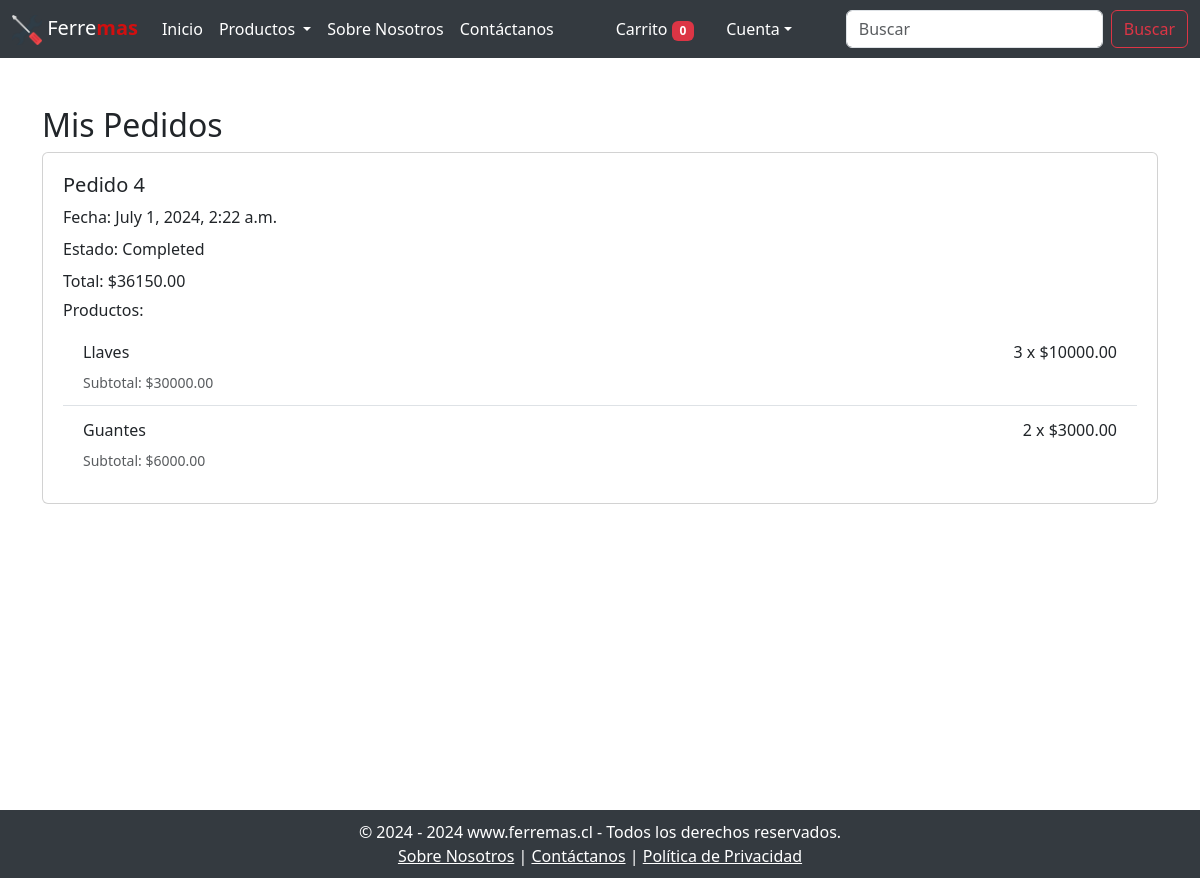
Page /profile/orders/ (signed in) on the committed database.
### core/models.py (models this page shows, shortened)
class Order(models.Model):
    user = models.ForeignKey(User, related_name='orders', on_delete=models.CASCADE)
    total_amount = models.DecimalField(max_digits=10, decimal_places=2)
    status = models.CharField(max_length=20, choices=[('pending', 'Pending'), ('completed', 'Completed')], default='pending')
    created_at = models.DateTimeField(auto_now_add=True)
    paypal_payment_id = models.CharField(max_length=100, blank=True, null=True)  # Agregar este campo

class OrderItem(models.Model):
    order = models.ForeignKey(Order, related_name='items', on_delete=models.CASCADE)
    product = models.ForeignKey(Product, on_delete=models.CASCADE)
    quantity = models.IntegerField()
    price = models.FloatField()

class Product(models.Model):
    category = models.ForeignKey(Category, related_name='products', on_delete=models.CASCADE)
    title = models.CharField(max_length=100)
    description = models.TextField()
    price = models.DecimalField(max_digits=10, decimal_places=2, default=0.0)
    discounted_price = models.DecimalField(max_digits=10, decimal_places=2, null=True, blank=True)
    product_image = models.ImageField(upload_to='products/', null=True, blank=True)

### core/views.py (the view)
# urls.py: path('profile/orders/', views.profile_orders, name='profile_orders'),
@login_required
def profile_orders(request):
    orders = Order.objects.filter(user=request.user).order_by('-created_at')
    order_details = []
    for order in orders:
        items = order.items.all()  # Utilizando el related_name 'items'
        product_details = {item.product.title: {'quantity': item.quantity, 'price': item.price, 'subtotal': item.quantity * item.price, 'item': item} for item in items}
        order_details.append({'order': order, 'product_details': product_details})
    return render(request, 'app/profile_orders.html', {'order_details': order_details})

### core/context_processors.py (called while the page is built)
def cart_item_count(request):
    if request.user.is_authenticated:
        cart_count = Cart.objects.filter(user=request.user).count()
    else:
        cart_count = 0
    return {'totalitems': cart_count}

### core/templates/app/profile_orders.html (shortened to what this page needs)
{% extends 'app/base.html' %}
{% load static %}
{% block main-content %}
<div class="container mt-5">
    <h2>Mis Pedidos</h2>
    {% if order_details %}
        {% for order_detail in order_details %}
            <div class="card mb-3">
                <div class="card-body">
                    <h5 class="card-title">Pedido {{ order_detail.order.id }}</h5>
                    <p class="card-text">Fecha: {{ order_detail.order.created_at }}</p>
                    <p class="card-text">Estado: {{ order_detail.order.get_status_display }}</p>
                    <p class="card-text">Total: ${{ order_detail.order.total_amount|floatformat:2 }}</p>
                    <h6>Productos:</h6>
                    <ul class="list-group list-group-flush">
                        {% for title, details in order_detail.product_details.items %}
                            <li class="list-group-item">
                                <div class="d-flex justify-content-between">
                                    <span>{{ title }}</span>
                                    <span>{{ details.quantity }} x ${{ details.price|floatformat:2 }}</span>
                                </div>
                                <small class="text-muted">Subtotal: ${{ details.subtotal|floatformat:2 }}</small>
                            </li>
                        {% endfor %}
                    </ul>
                </div>
            </div>
        {% endfor %}
    {% else %}
        <p>No tienes pedidos realizados.</p>
    {% endif %}
</div>
{% endblock %}

### core/templates/app/base.html (shortened to what this page needs)
<!DOCTYPE html>
{% load static %}
<html lang="en">
<head>
    <link href="https://cdn.jsdelivr.net/npm/bootstrap@5.3.3/dist/css/bootstrap.min.css" rel="stylesheet">
    <link rel="stylesheet" href="{% static 'core/css/owl.carousel.min.css' %}">
    <link rel="stylesheet" href="{% static 'core/css/all.min.css' %}">
    <link rel="stylesheet" href="{% static 'core/css/style.css' %}">
</head>
<body>
    <nav class="navbar navbar-expand-lg navbar-custom">
        <div class="container-fluid">
            <a class="navbar-brand" href="{% url 'home' %}">
                <img src="{% static 'app/images/Ferremas.png' %}" width="30" height="30" alt="Ferremas Logo">
                <span style="color:white;">Ferre</span><strong style="color:rgb(209, 15, 15);">mas</strong>
            </a>
            <div class="collapse navbar-collapse" id="navbarSupportedContent">
                <ul class="navbar-nav me-auto mb-2 mb-lg-0">
                    <li class="nav-item">
                        <a class="nav-link" href="{% url 'home' %}">Inicio</a>
                    </li>
                    <li class="nav-item dropdown">
                        <a class="nav-link dropdown-toggle" href="#" role="button" data-bs-toggle="dropdown" aria-expanded="false">
                            Productos
                        </a>
                    </li>
                    <li class="nav-item">
                        <a class="nav-link" href="{% url 'about' %}">Sobre Nosotros</a>
                    </li>
                    <li class="nav-item">
                        <a class="nav-link" href="{% url 'contact' %}">Contáctanos</a>
                    </li>
                </ul>
                <ul class="navbar-nav me-auto mb-2 mb-lg-0">
                    {% if request.user.is_authenticated %}
                    <li class="nav-item mx-2">
                        <a href="{% url 'show_cart' %}" class="nav-link">
                            Carrito
                            <span class="badge bg-danger">{{ totalitems }}</span>
                        </a>
                    </li>
                    <li class="nav-item dropdown mx-2">
                        <a class="nav-link dropdown-toggle" href="#" id="profileDropdown" role="button" data-bs-toggle="dropdown" aria-expanded="false">Cuenta</a>
                    </li>
                    {% endif %}
                </ul>
                <form class="d-flex" action="{% url 'search' %}" method="GET">
                    <input class="form-control me-2" type="search" name="q" placeholder="Buscar" aria-label="Buscar">
                    <button class="btn btn-outline-danger" type="submit">Buscar</button>
                </form>
            </div>
        </div>
    </nav>
    <div class="content-wrap">
        {% block main-content %}{% endblock main-content %}
    </div>
    <footer class="footer text-center">
        <div class="container">
            <p class="mb-0">&copy; 2024 - <span id="currentYear"></span> www.ferremas.cl - Todos los derechos reservados.</p>
            <div>
                <a href="{% url 'about' %}" class="footer-links">Sobre Nosotros</a> |
                <a href="{% url 'contact' %}" class="footer-links">Contáctanos</a> |
                <a href="" class="footer-links">Política de Privacidad</a>
            </div>
        </div>
    </footer>
</body>
</html>

### core/static/app/css/style.css (style rules this page uses)
.card-body { padding: 1.25rem; }
.card-body p { margin-bottom: 0.5rem; }
.list-group-item { padding: 0.75rem 1.25rem; }
.list-group-item small { display: block; margin-top: 0.5rem; }

### core/templates/app/base.html (style rules this page uses)
.navbar-custom { background-color: #343a40; }
.navbar-custom .navbar-brand, .navbar-custom .nav-link { color: white; }
.footer { background-color: #343a40; color: white; padding: 10px 0; }
.footer-links { color: white; }
.content-wrap { min-height: calc(100vh - 56px - 40px); }

### rows in the picture
Order: order.id "4", order.created_at "July 1, 2024, 2:22 a.m.", order.status "Completed", order.total_amount "36150.00"
OrderItem: title "Llaves", quantity "3", price "10000.00", subtotal "30000.00"
OrderItem: title "Guantes", quantity "2", price "3000.00", subtotal "6000.00"

### other values in the picture
{{ totalitems }} "0"
